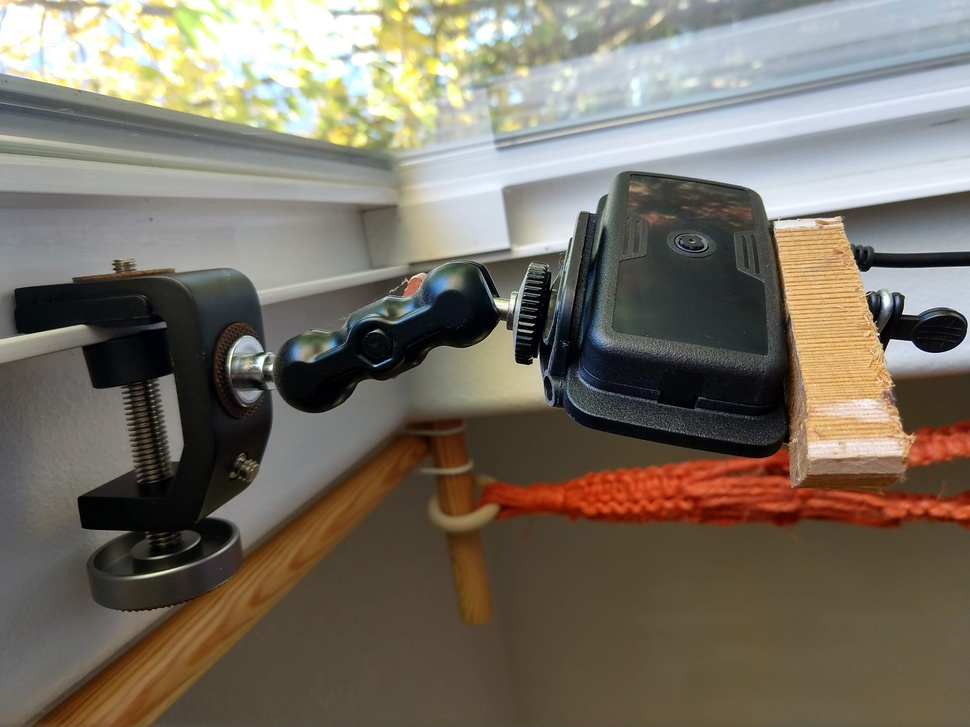
#> input picture img/cam.jpg, 970 x 727 px, shrunk from 4032 x 3024 before the run; its folder holds only this picture in this run
$ python -i enhance.py   (imports and definitions only)
#> lines starting #> are read from the running program, lines starting #| are printed output that depends on the picture
import os
from PIL import Image, ImageEnhance, ImageDraw, ImageFont
import re
import calendar


"""
Apply enhancements to the pictures
"""


def enhance_images(img, output_path, annotate=False):
#> called with img = '../img/cam.jpg', output_path = 'out.png', annotate = False
    print(output_path)
    im = Image.open(img)
#> im is the input picture: PIL image 970x727 RGB; mean R, G, B 120.6, 113.1, 100.9
    en = ImageEnhance.Contrast(im).enhance(1.4)
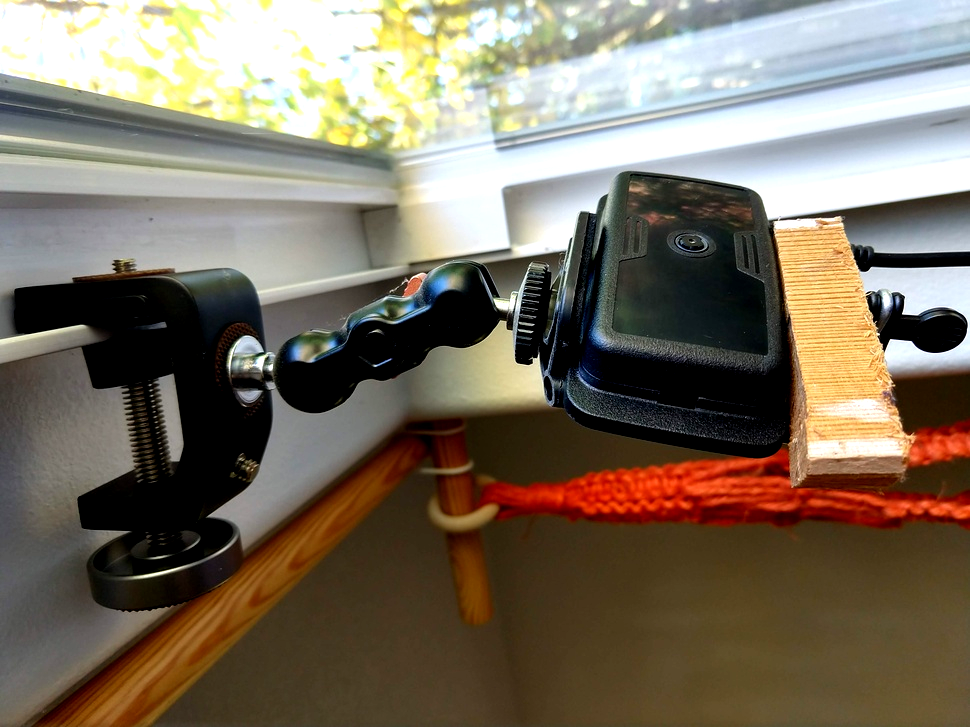
#> en: PIL image 970x727 RGB; mean R, G, B 122.3, 111.7, 95.8
    en = ImageEnhance.Sharpness(en).enhance(1.5)
    en = ImageEnhance.Color(en).enhance(1.4)
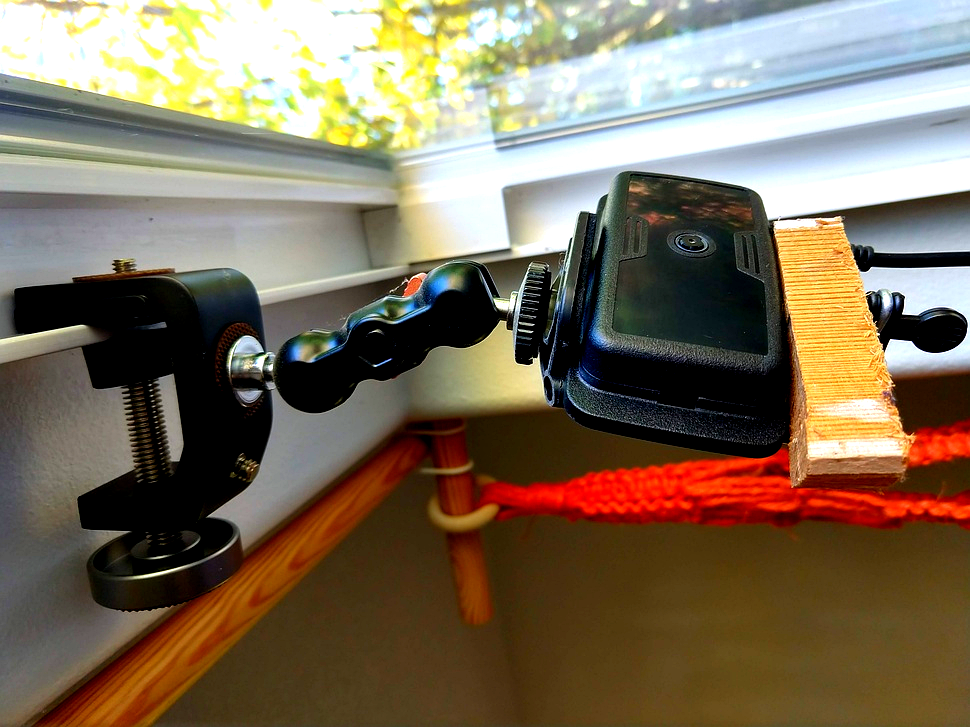
#> en: PIL image 970x727 RGB; mean R, G, B 124.9, 110.7, 89.9

    if annotate:
        # init a draw class on image
        draw = ImageDraw.Draw(en)

        # set the font, can be set more globally
        font = ImageFont.truetype("DejaVuSans.ttf", 175)

        # find the month of the photo
        # future proofed until 2030
        s = re.sub("[^0-9]", "", img)
        month = s[4:6]

        # Convert to name with calendar API
        month = calendar.month_name[int(month)]

        # Add text to each picture
        draw.text(
            (25, 25),
            month,
            fill=(255, 255, 255, 100),
            font=font,
            stroke_fill=(0, 0, 0),
            stroke_width=5,
        )

    en.save(output_path)


# Create path list
def find_files_enhance(input_path, output_path, annotate):

    # remove trailing slash if it exists
    output_path = output_path.rstrip("/")

    # Find all files and sort chronologically
    pictures = [os.path.join(input_path, p) for p in os.listdir(input_path)]
    pictures.sort()

    # remove any file that does not end with .jpg
    pictures = [x for x in pictures if x.endswith(".jpg")]

    # Create list of names for final files
    pic_names = [output_path + pic.replace(input_path, "") for pic in pictures]

    # Save images in new dir
    if not os.path.exists(output_path):
        os.makedirs(output_path)

    # open each image, apply enhancements, and save
    for i in range(len(pic_names)):
        # Check that the file exists before overwriting
        if not os.path.isfile(pic_names[i]):
            enhance_images(img=pictures[i], output_path=pic_names[i], annotate=annotate)

>>> result = enhance_images('../img/cam.jpg', 'out.png')
